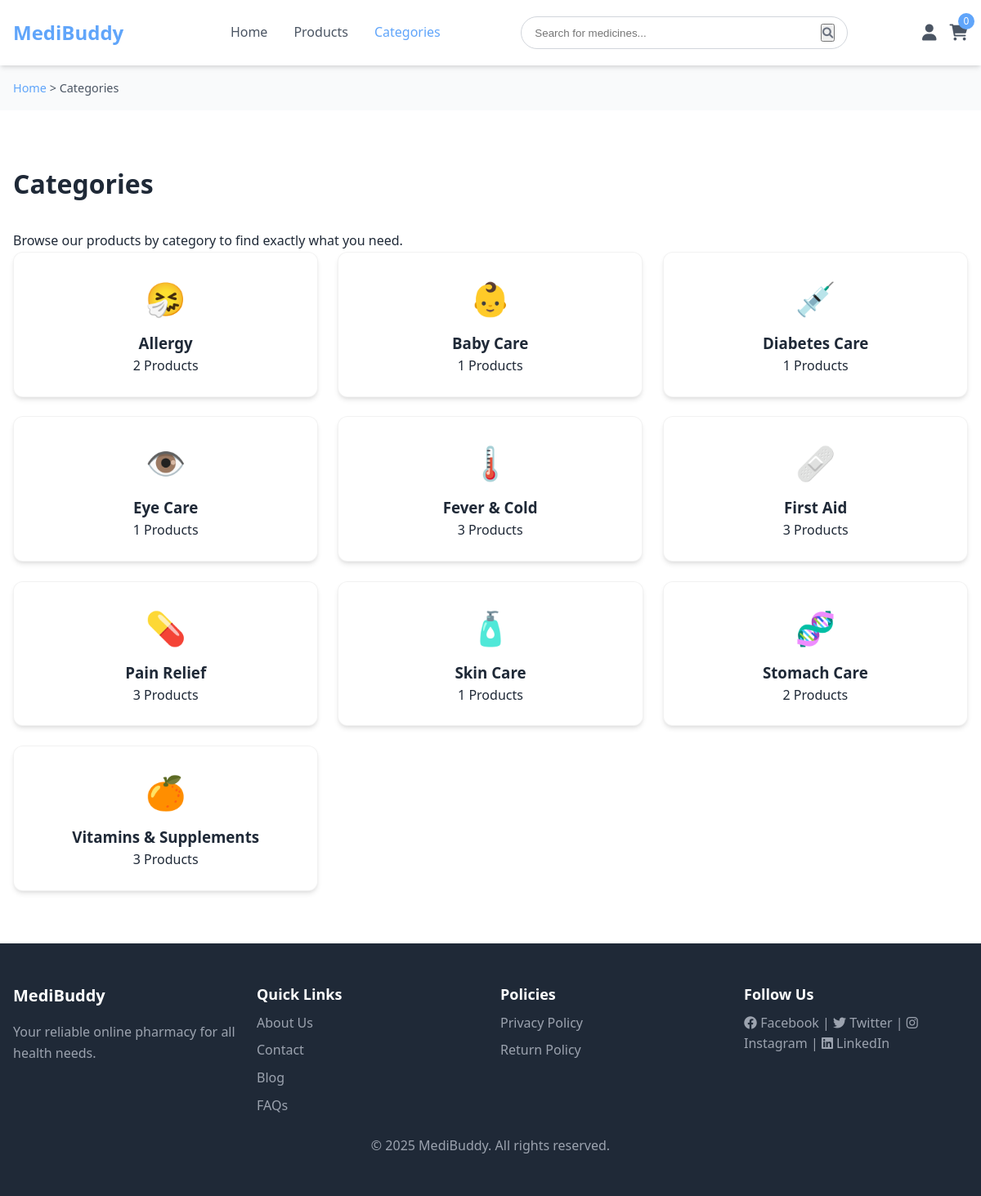
Page /a/categories.php on the committed database.
### tables this page shows
CREATE TABLE categories (
    id INT AUTO_INCREMENT PRIMARY KEY,
    name VARCHAR(100) NOT NULL UNIQUE,
    description TEXT,
    icon VARCHAR(50)
);

### a/categories.php (the view, shortened to what this page needs)
<?php
$current_page = 'categories';
require_once 'includes/db_connection.php';
$query = "SELECT c.*, COUNT(p.id) as product_count FROM categories c
          LEFT JOIN products p ON c.id = p.category_id
          GROUP BY c.id
          ORDER BY c.name ASC";
$result = $conn->query($query);
$categories = [];
while($category = $result->fetch_assoc()) {
    $categories[] = $category;
}
$extra_css = '<link rel="stylesheet" href="css/notifications.css">
              <link rel="stylesheet" href="css/product-page.css">';
require_once 'includes/header.php';
?>
<div class="breadcrumbs">
    <div class="container">
        <a href="index.php">Home</a> &gt; Categories
    </div>
</div>
<section class="section">
    <div class="container">
        <h1 class="page-title" data-aos="fade-up">Categories</h1>
        <p class="section-description" data-aos="fade-up">Browse our products by category to find exactly what you need.</p>
        <div class="categories-grid large-grid" data-aos="fade-up">
            <?php foreach($categories as $index => $category): ?>
                <a href="products.php?category=<?php echo $category['id']; ?>"
                   class="category-card"
                   data-aos="zoom-in"
                   data-aos-delay="<?php echo $index * 50; ?>">
                    <div class="category-icon"><?php echo htmlspecialchars($category['icon']); ?></div>
                    <h3 class="category-name"><?php echo htmlspecialchars($category['name']); ?></h3>
                    <p class="category-count"><?php echo $category['product_count']; ?> Products</p>
                </a>
            <?php endforeach; ?>
        </div>
    </div>
</section>
<?php require_once 'includes/footer.php'; ?>

### a/includes/header.php (shortened to what this page needs)
<?php
$cart_count = 0;
if (isset($_SESSION['cart']) && is_array($_SESSION['cart'])) {
    $cart_count = count($_SESSION['cart']);
}
?>
<!DOCTYPE html>
<html lang="en">
<head>
    <link rel="stylesheet" href="css/main.css">
    <link rel="stylesheet" href="css/responsive.css">
    <link rel="stylesheet" href="https://cdnjs.cloudflare.com/ajax/libs/font-awesome/6.0.0/css/all.min.css">
    <link href="https://unpkg.com/aos@2.3.1/dist/aos.css" rel="stylesheet">
    <?php if (isset($extra_css)) { echo $extra_css; } ?>
</head>
<body>
    <header class="site-header">
        <div class="container header-container">
            <div class="logo-container">
                <a href="index.php"><span class="logo">MediBuddy</span></a>
            </div>
            <nav class="main-nav">
                <a href="index.php" class="nav-link <?php echo ($current_page == 'home') ? 'active' : ''; ?>">Home</a>
                <a href="products.php" class="nav-link <?php echo ($current_page == 'products') ? 'active' : ''; ?>">Products</a>
                <a href="categories.php" class="nav-link <?php echo ($current_page == 'categories') ? 'active' : ''; ?>">Categories</a>
            </nav>
            <div class="search-bar">
                <form action="products.php" method="GET">
                    <input type="text" class="search-input" name="search" placeholder="Search for medicines..." value="<?php echo isset($_GET['search']) ? htmlspecialchars($_GET['search']) : ''; ?>">
                    <button type="submit" class="search-icon"><i class="fas fa-search"></i></button>
                </form>
            </div>
            <div class="nav-icons">
                <?php if(isset($_SESSION['logged_in']) && $_SESSION['logged_in']): ?>
                    <div class="user-menu">
                        <a href="account.php">
                            <span class="icon user-icon <?php echo ($current_page == 'account') ? 'active' : ''; ?>">
                                <i class="fas fa-user"></i>
                                <?php echo htmlspecialchars(isset($_SESSION['username']) ? $_SESSION['username'] : 'User'); ?>
                            </span>
                        </a>
                        <a href="logout.php" class="logout-btn" title="Logout">
                            <i class="fas fa-sign-out-alt"></i> Logout
                        </a>
                    </div>
                <?php else: ?>
                    <a href="login.php">
                        <span class="icon user-icon <?php echo ($current_page == 'login') ? 'active' : ''; ?>">
                            <i class="fas fa-user"></i>
                        </span>
                    </a>
                <?php endif; ?>
                <a href="cart.php">
                    <div class="icon cart-icon <?php echo ($current_page == 'cart') ? 'active' : ''; ?>">
                        <i class="fas fa-shopping-cart"></i>
                        <span class="cart-badge" id="cart-count"><?php echo $cart_count; ?></span>
                    </div>
                </a>
            </div>
        </div>
    </header>

### a/includes/footer.php (shortened to what this page needs)
    <footer class="footer">
        <div class="container footer-grid">
            <div>
                <h3 class="footer-title">MediBuddy</h3>
                <p class="footer-text">Your reliable online pharmacy for all health needs.</p>
            </div>
            <div>
                <h3 class="footer-subtitle">Quick Links</h3>
                <ul class="footer-links">
                    <li><a href="#" class="footer-link">About Us</a></li>
                    <li><a href="#" class="footer-link">Contact</a></li>
                    <li><a href="#" class="footer-link">Blog</a></li>
                    <li><a href="#" class="footer-link">FAQs</a></li>
                </ul>
            </div>
            <div>
                <h3 class="footer-subtitle">Policies</h3>
                <ul class="footer-links">
                    <li><a href="#" class="footer-link">Privacy Policy</a></li>
                    <li><a href="#" class="footer-link">Return Policy</a></li>
                </ul>
            </div>
            <div>
                <h3 class="footer-subtitle">Follow Us</h3>
                <p class="footer-text">
                    <i class="fab fa-facebook"></i> Facebook |
                    <i class="fab fa-twitter"></i> Twitter |
                    <i class="fab fa-instagram"></i> Instagram |
                    <i class="fab fa-linkedin"></i> LinkedIn
                </p>
            </div>
        </div>
        <div class="footer-copyright">© 2025 MediBuddy. All rights reserved.</div>
    </footer>
</body>
</html>

### rows in the picture
categories: icon "🤧", name "Allergy", product_count "2"
categories: icon "👶", name "Baby Care", product_count "1"
categories: icon "💉", name "Diabetes Care", product_count "1"
categories: icon "👁️", name "Eye Care", product_count "1"
categories: icon "🌡️", name "Fever & Cold", product_count "3"
categories: icon "🩹", name "First Aid", product_count "3"
categories: icon "💊", name "Pain Relief", product_count "3"
categories: icon "🧴", name "Skin Care", product_count "1"
categories: icon "🧬", name "Stomach Care", product_count "2"
categories: icon "🍊", name "Vitamins & Supplements", product_count "3"

### other values in the picture
$cart_count "0"
